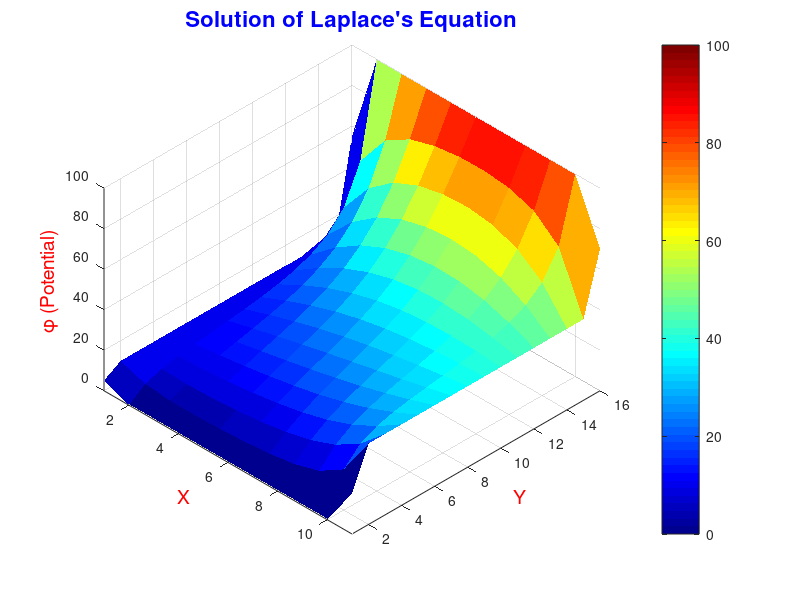

MATLAB code for this plot:
% Solution of Laplace's Equation using Finite Difference Method
% See Documentation to clearly understand problem

% Parameters
v1 = 10.0; % Potential on the bottom edge
v2 = 100.0; % Potential on the right edge
v3 = 40.0; % Potential on the top edge
v4 = 0.0; % Potential on the left edge
ni = 100; % Number of iterations
nx = 16; % Number of X grid points
ny = 11; % Number of Y grid points

% Initialize the potential grid with zeroes
phi = zeros(nx, ny);

% Set fixed potentials on the grid boundaries
phi(2:nx-1, 1) = v1; % Bottom edge
phi(2:nx-1, ny) = v3; % Top edge
phi(1, 2:ny-1) = v4; % Left edge
phi(nx, 2:ny-1) = v2; % Right edge

% Set corner potentials as the average of adjacent edges
phi(1, 1) = 0.5 * (v1 + v4); % Bottom-left corner
phi(nx, 1) = 0.5 * (v1 + v2); % Bottom-right corner
phi(1, ny) = 0.5 * (v3 + v4); % Top-left corner
phi(nx, ny) = 0.5 * (v2 + v3); % Top-right corner

% Perform the finite difference method iterations
for k = 1:ni
    for i = 2:nx-1
        for j = 2:ny-1
            phi(i, j) = 0.25 * (phi(i+1, j) + phi(i-1, j) + phi(i, j+1) + phi(i, j-1));
        end
    end
end

% Visualization of the potential field
figure;
[X, Y] = meshgrid(1:ny, 1:nx);
surf(X, Y, phi, 'EdgeColor', 'none');
title('Solution of Laplace''s Equation', 'FontSize', 16, 'Color', 'b');
xlabel('X', 'FontSize', 14, 'Color', 'r');
ylabel('Y', 'FontSize', 14, 'Color', 'r');
zlabel('\phi (Potential)', 'FontSize', 14, 'Color', 'r');
colorbar;
colormap(jet);
view(45, 45);
grid on;
axis tight; % Adjust the axis limits to fit the data
